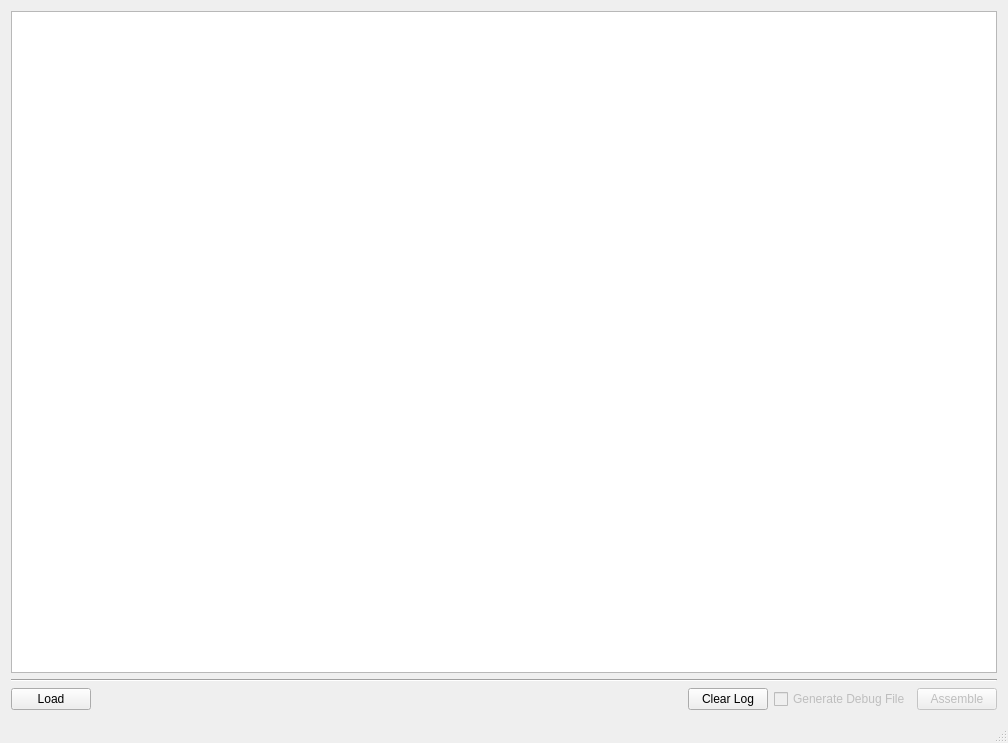
<?xml version="1.0" encoding="UTF-8"?>
<ui version="4.0">
 <class>QWMain</class>
 <widget class="QMainWindow" name="QWMain">
  <property name="geometry">
   <rect>
    <x>0</x>
    <y>0</y>
    <width>1008</width>
    <height>743</height>
   </rect>
  </property>
  <property name="windowTitle">
   <string>Libra Assembler -- GUI</string>
  </property>
  <property name="windowIcon">
   <iconset resource="lasm-gui.qrc">
    <normaloff>:/res/lasm-gui-qt.ico</normaloff>:/res/lasm-gui-qt.ico</iconset>
  </property>
  <widget class="QWidget" name="centralWidget">
   <layout class="QVBoxLayout" name="verticalLayout_2">
    <item>
     <layout class="QVBoxLayout" name="verticalLayout">
      <item>
       <widget class="QTextBrowser" name="taConsole"/>
      </item>
      <item>
       <layout class="QHBoxLayout" name="horizontalLayout_2"/>
      </item>
      <item>
       <widget class="Line" name="line">
        <property name="orientation">
         <enum>Qt::Horizontal</enum>
        </property>
       </widget>
      </item>
      <item>
       <layout class="QHBoxLayout" name="horizontalLayout">
        <item>
         <widget class="QPushButton" name="pbLoad">
          <property name="toolTip">
           <string>&lt;html&gt;&lt;head/&gt;&lt;body&gt;&lt;p&gt;Load a file for assembly.&lt;/p&gt;&lt;/body&gt;&lt;/html&gt;</string>
          </property>
          <property name="text">
           <string>Load</string>
          </property>
         </widget>
        </item>
        <item>
         <spacer name="horizontalSpacer">
          <property name="orientation">
           <enum>Qt::Horizontal</enum>
          </property>
          <property name="sizeHint" stdset="0">
           <size>
            <width>40</width>
            <height>20</height>
           </size>
          </property>
         </spacer>
        </item>
        <item>
         <widget class="QPushButton" name="bClear">
          <property name="toolTip">
           <string>&lt;html&gt;&lt;head/&gt;&lt;body&gt;&lt;p&gt;Clears the build log in the panel above.&lt;/p&gt;&lt;/body&gt;&lt;/html&gt;</string>
          </property>
          <property name="text">
           <string>Clear Log</string>
          </property>
         </widget>
        </item>
        <item>
         <widget class="QCheckBox" name="cbDebug">
          <property name="enabled">
           <bool>false</bool>
          </property>
          <property name="toolTip">
           <string>&lt;html&gt;&lt;head/&gt;&lt;body&gt;&lt;p&gt;Generate a debug file (to help the developers understand improperly assembling code)&lt;/p&gt;&lt;/body&gt;&lt;/html&gt;</string>
          </property>
          <property name="text">
           <string>Generate Debug File</string>
          </property>
         </widget>
        </item>
        <item>
         <widget class="QPushButton" name="pbAssemble">
          <property name="enabled">
           <bool>false</bool>
          </property>
          <property name="toolTip">
           <string>&lt;html&gt;&lt;head/&gt;&lt;body&gt;&lt;p&gt;Asemble the selected .asm file&lt;/p&gt;&lt;/body&gt;&lt;/html&gt;</string>
          </property>
          <property name="text">
           <string>Assemble</string>
          </property>
         </widget>
        </item>
       </layout>
      </item>
     </layout>
    </item>
   </layout>
  </widget>
  <widget class="QStatusBar" name="statusBar"/>
 </widget>
 <layoutdefault spacing="6" margin="11"/>
 <resources>
  <include location="lasm-gui.qrc"/>
 </resources>
 <connections/>
</ui>
